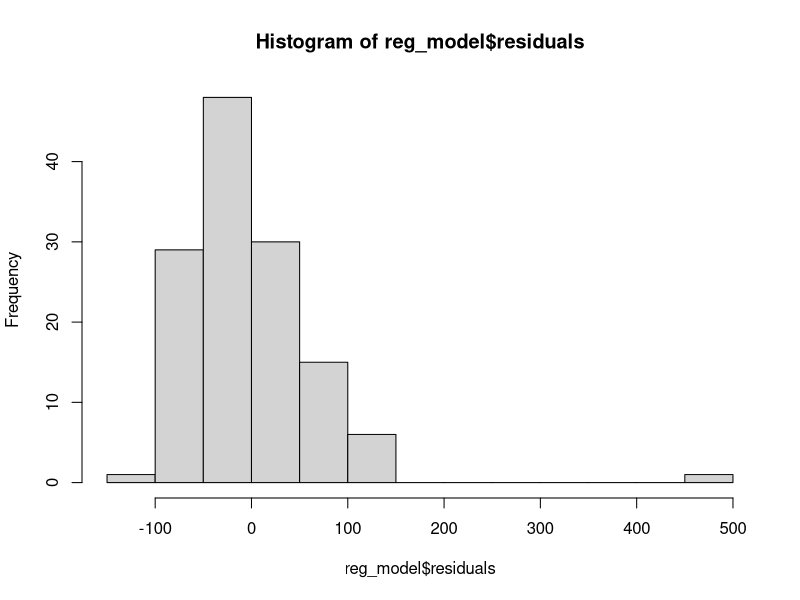
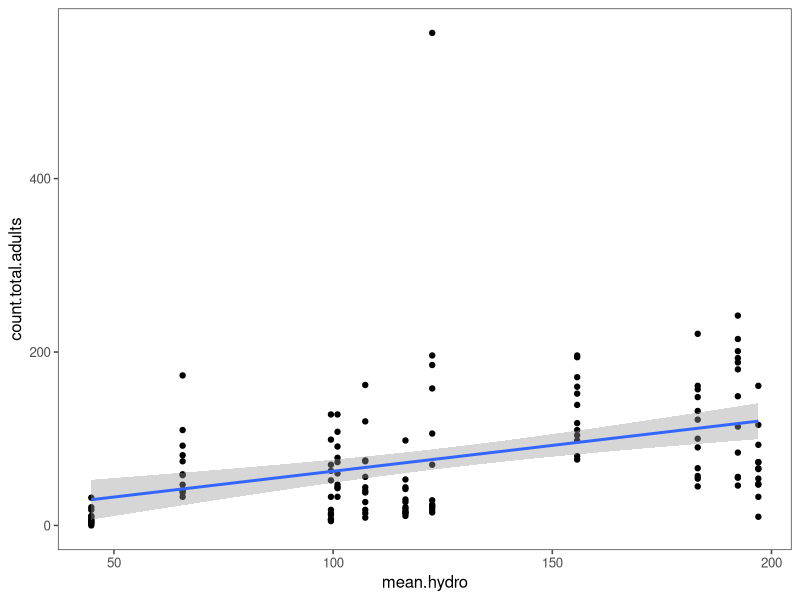
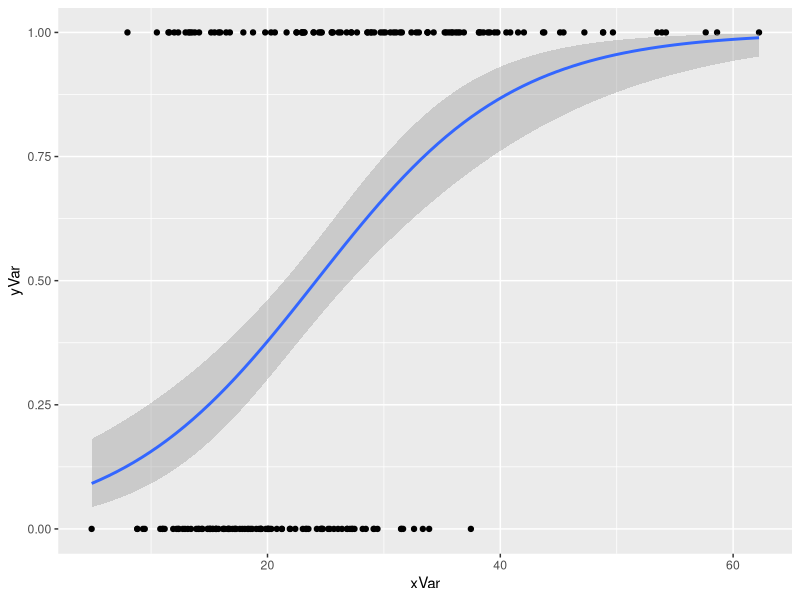
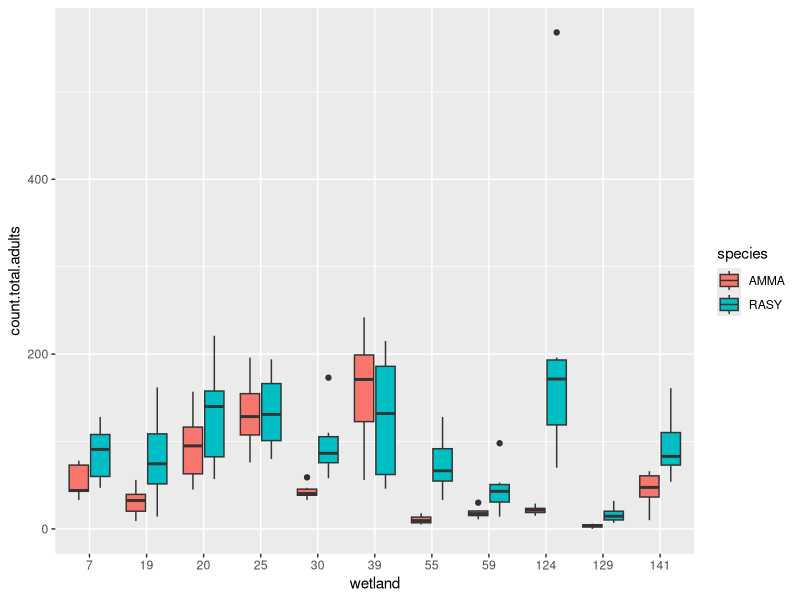
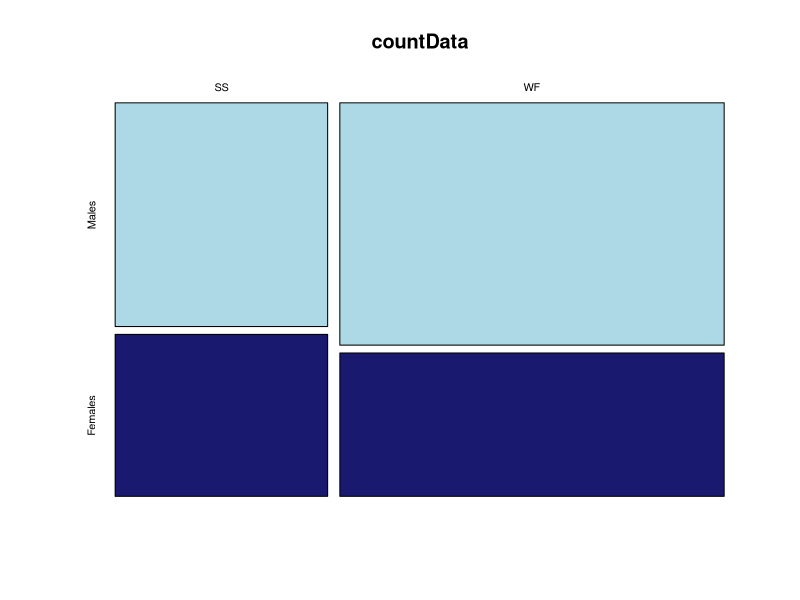

Here is the R script that generated these plots, in order: (Note: this script raises an error after producing the figures.)

### Simple Data Analysis and More Complex Control Structures


# load in data
dryadData <- read.table(file = "Data/veysey-babbit_data_amph.csv", header = TRUE, sep = ",")

# set up libraries
library(tidyverse)
library(ggthemes)

# ANALYSES
# Experimental designs
# independent (x axis) and dependent (y axis) variable
# continuous (range of numbers) vs discrete/catagorical (groups/catagories)


# continuous (x) + continuous (y) = linear regression
  # scatterplot visualization
# is there a relationship between the mean pool hydroperiod and the number of breeding frogs caught?
# y ~ x
reg_model <- lm(count.total.adults ~ mean.hydro, data = dryadData)
print(reg_model)
summary(reg_model)
hist(reg_model$residuals)
summary(reg_model)$"r.squared" # or summary(reg_model)[["r.squared"]]

regPlot <- ggplot(data = dryadData, aes(x = mean.hydro, y = count.total.adults)) +
  geom_point() +
  stat_smooth(method = lm, se = 0.99)
regPlot + theme_few()

# continuous + categorical = logistic regression
  # logistic curve plot
xVar <- sort(rgamma(n=200, shape=5, scale = 5))
yVar <- sample(rep(c(1,0), each=100), prob = seq_len(200))
logRegData <- data.frame(xVar, yVar)

logRegModel <- glm(yVar ~ xVar, 
                   data = logRegData, 
                   family = binomial(link=logit))
summary(logRegModel)

logRegplot <- ggplot(data = logRegData, aes(x = xVar, y = yVar)) +
  geom_point() +
  stat_smooth(method = "glm", method.args = list(family=binomial))
logRegplot

# categorical + continuous = t test (2 groups), ANOVA (2+ groups)
  # box plot visualization
  # or bar graph
# Basic ANOVA
# was there a statistically significant difference in the number of adults among years?
ANOmodel <- aov(count.total.adults ~ factor(wetland), data = dryadData) # use factor to make sure R is treating variable as catag
summary(ANOmodel)

dryadData %>%
  group_by(factor(wetland)) %>%
  summarize(avgHydro = mean(count.total.adults, na.rm = T), N = n())

dryadData$wetland <- factor(dryadData$wetland)
ANOplot <- ggplot(data = dryadData, mapping = aes(x = wetland, y = count.total.adults, fill = species)) + # fill breaks up boxplot by column given
  geom_boxplot()
ANOplot
# ggsave(file = "SpeciesBoxplots.pdf", plot = ANOplot2, device = "pdf") # to save a file or can export from popup window


# categorical + categorical = chi-squared (count)
  # table, mosaic plot
# are there differences in counts of males and femals between species?
countData <- dryadData %>%
  group_by(species) %>%
  summarize(Males = sum(No.males, na.rm = T), Females = sum(No.females, na.rm =T)) %>%
  select(-species) %>%
  as.matrix()
countData

row.names(countData) = c("SS", "WF")
countData

# chi-squared
chisq.test(countData)$residuals

# mosaic plot (base R)
mosaicplot(x = countData, col = c("lightblue", "midnightblue"), shade = FALSE)

# barplot
countDataLong <- countData %>%
  as_tibble() %>%
  mutate(Species = c(rownames(countData)))
  pivot_longer(cols = Males:Females, names_to = "Sex", values_to = "Count")
  
ggplot(data = countDataLong, mapping = aes(x = Species, y = Count, fill = Sex)) +
  geom_bar(stat = "identity", position = "dodge") +
  scale_fill_manual(values = c("darkslategrey", "midnightblue"))


######################################################################

# Control Structures

# if and ifelse statements

### if (condition) {expression 1}

### if (condition) {expression 1} else {expression 2}

### if (condition1) {expression 1} else if condition 2 {expression 2} else {expression 3}

# else must appear on the same line as the expression
# used for single values

z <- signif(runif(1), digits = 2)

if (z > 0.8) {cat(z, "is a large number", "\n")} else 
  if (z < 0.2) {cat(z, "is a small number", "\n")} else
  {cat(z, "is typical", "\n")
      cat("z^2 = ", z^2, "\n")}


# ifelse : fill vectors
# ifelse (condition, yes, no)

# insect population wehre females lay 10.2 eggs on average, follows Poisson distribution (discrete probability distribution showing the likely number of times an event will occur). 35% chance of parasitism where no eggs are laid. 
tester <- runif(1000)
eggs <- ifelse(tester > 0.35, rpois(n = 1000, lambda = 10.2), 0)
hist(eggs)


# vector of p values from simulation and create a vector to highlight the signif ones for plotting
pVals <- runif(1000)
z <- ifelse(pVals <= 0.025, "lower tail", "not signif")
z[pVals >= 0.975] <- "uppertail"
table(z)

# for loops
### controversial in R bc not often necessary, slow, and there's a family of apply functions

# for (variable in sequence) { body of for loop}
# var is a counter variable that holds the current value of the loop (i, j, k)
# sequence is an integer vector that defines the start and end points of the loop

for(i in 1:5) {
  cat("stuck in a loop", i, "\n")
  cat(3+2, "\n")
  cat(3+i, "\n")
}
print(i)

# use counter variable that maps to the position of each element
my_dogs <- c("chow", "akita", "malamute", "husky", "samoyed")
for (i in 1:length(my_dogs)) {
  cat("i = ", i, "my_dogs[i]", my_dogs[i], "\n")
}

# use double for loops

m <- matrix(round(runif(20), digits = 2), nrow=5)

# loop over rows
for (i in 1:nrow(m)) {
  m[i, ] <- m[i,] + i
}
# loop over columns
for (j in 1:ncol(m)) {
  m[,j] <- m[,j] + j
}

# loop over both
for (i in 1:nrow(m)) {
  for (j in 1:ncol(m)){
    m[i,j] <- m[i,j] + i + j
  }
}
